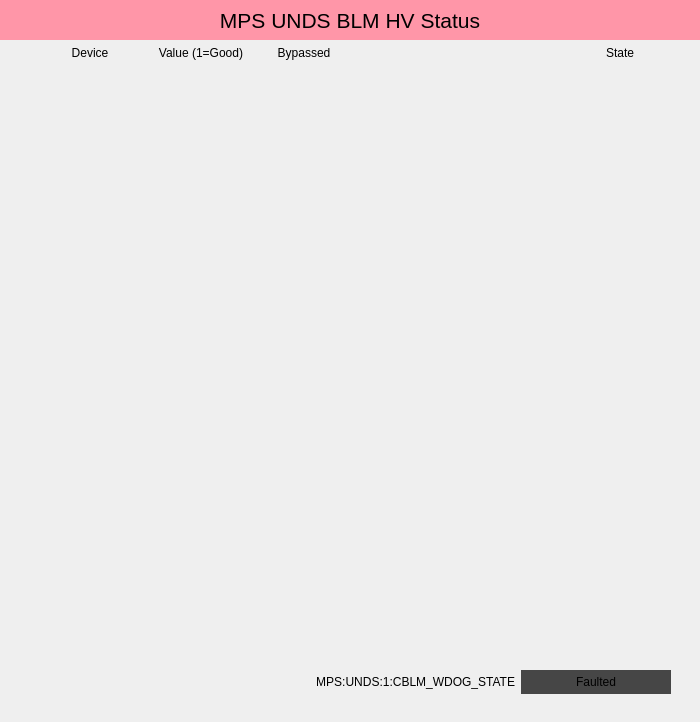
<?xml version="1.0" encoding="UTF-8"?>
<ui version="4.0">
 <class>Form</class>
 <widget class="QWidget" name="Form">
  <property name="geometry">
   <rect>
    <x>0</x>
    <y>0</y>
    <width>700</width>
    <height>722</height>
   </rect>
  </property>
  <property name="windowTitle">
   <string>Form</string>
  </property>
  <property name="styleSheet">
   <string notr="true"/>
  </property>
  <widget class="QFrame" name="frame">
   <property name="geometry">
    <rect>
     <x>20</x>
     <y>60</y>
     <width>661</width>
     <height>602</height>
    </rect>
   </property>
   <property name="styleSheet">
    <string notr="true"/>
   </property>
   <property name="frameShape">
    <enum>QFrame::NoFrame</enum>
   </property>
   <property name="frameShadow">
    <enum>QFrame::Plain</enum>
   </property>
   <widget class="PyDMEmbeddedDisplay" name="PyDMEmbeddedDisplay">
    <property name="geometry">
     <rect>
      <x>10</x>
      <y>4</y>
      <width>641</width>
      <height>26</height>
     </rect>
    </property>
    <property name="toolTip">
     <string/>
    </property>
    <property name="frameShape">
     <enum>QFrame::NoFrame</enum>
    </property>
    <property name="macros" stdset="0">
     <string>{&quot;DEVICE&quot;:&quot;CBLM:UNDS:2610&quot;}</string>
    </property>
    <property name="filename" stdset="0">
     <string>mps_wdog_inline.ui</string>
    </property>
   </widget>
   <widget class="PyDMEmbeddedDisplay" name="PyDMEmbeddedDisplay_2">
    <property name="geometry">
     <rect>
      <x>10</x>
      <y>30</y>
      <width>641</width>
      <height>26</height>
     </rect>
    </property>
    <property name="toolTip">
     <string/>
    </property>
    <property name="frameShape">
     <enum>QFrame::NoFrame</enum>
    </property>
    <property name="macros" stdset="0">
     <string>{&quot;DEVICE&quot;:&quot;CBLM:UNDS:2710&quot;}</string>
    </property>
    <property name="filename" stdset="0">
     <string>mps_wdog_inline.ui</string>
    </property>
   </widget>
   <widget class="PyDMEmbeddedDisplay" name="PyDMEmbeddedDisplay_3">
    <property name="geometry">
     <rect>
      <x>10</x>
      <y>56</y>
      <width>641</width>
      <height>26</height>
     </rect>
    </property>
    <property name="toolTip">
     <string/>
    </property>
    <property name="frameShape">
     <enum>QFrame::NoFrame</enum>
    </property>
    <property name="macros" stdset="0">
     <string>{&quot;DEVICE&quot;:&quot;CBLM:UNDS:2810&quot;}</string>
    </property>
    <property name="filename" stdset="0">
     <string>mps_wdog_inline.ui</string>
    </property>
   </widget>
   <widget class="PyDMEmbeddedDisplay" name="PyDMEmbeddedDisplay_4">
    <property name="geometry">
     <rect>
      <x>10</x>
      <y>82</y>
      <width>641</width>
      <height>26</height>
     </rect>
    </property>
    <property name="toolTip">
     <string/>
    </property>
    <property name="frameShape">
     <enum>QFrame::NoFrame</enum>
    </property>
    <property name="macros" stdset="0">
     <string>{&quot;DEVICE&quot;:&quot;CBLM:UNDS:2910&quot;}</string>
    </property>
    <property name="filename" stdset="0">
     <string>mps_wdog_inline.ui</string>
    </property>
   </widget>
   <widget class="PyDMEmbeddedDisplay" name="PyDMEmbeddedDisplay_5">
    <property name="geometry">
     <rect>
      <x>10</x>
      <y>108</y>
      <width>641</width>
      <height>26</height>
     </rect>
    </property>
    <property name="toolTip">
     <string/>
    </property>
    <property name="frameShape">
     <enum>QFrame::NoFrame</enum>
    </property>
    <property name="macros" stdset="0">
     <string>{&quot;DEVICE&quot;:&quot;CBLM:UNDS:3010&quot;}</string>
    </property>
    <property name="filename" stdset="0">
     <string>mps_wdog_inline.ui</string>
    </property>
   </widget>
   <widget class="PyDMEmbeddedDisplay" name="PyDMEmbeddedDisplay_6">
    <property name="geometry">
     <rect>
      <x>10</x>
      <y>134</y>
      <width>641</width>
      <height>26</height>
     </rect>
    </property>
    <property name="toolTip">
     <string/>
    </property>
    <property name="frameShape">
     <enum>QFrame::NoFrame</enum>
    </property>
    <property name="macros" stdset="0">
     <string>{&quot;DEVICE&quot;:&quot;CBLM:UNDS:3110&quot;}</string>
    </property>
    <property name="filename" stdset="0">
     <string>mps_wdog_inline.ui</string>
    </property>
   </widget>
   <widget class="PyDMEmbeddedDisplay" name="PyDMEmbeddedDisplay_7">
    <property name="geometry">
     <rect>
      <x>10</x>
      <y>160</y>
      <width>641</width>
      <height>26</height>
     </rect>
    </property>
    <property name="toolTip">
     <string/>
    </property>
    <property name="frameShape">
     <enum>QFrame::NoFrame</enum>
    </property>
    <property name="macros" stdset="0">
     <string>{&quot;DEVICE&quot;:&quot;CBLM:UNDS:3210&quot;}</string>
    </property>
    <property name="filename" stdset="0">
     <string>mps_wdog_inline.ui</string>
    </property>
   </widget>
   <widget class="PyDMEmbeddedDisplay" name="PyDMEmbeddedDisplay_8">
    <property name="geometry">
     <rect>
      <x>10</x>
      <y>186</y>
      <width>641</width>
      <height>26</height>
     </rect>
    </property>
    <property name="toolTip">
     <string/>
    </property>
    <property name="frameShape">
     <enum>QFrame::NoFrame</enum>
    </property>
    <property name="macros" stdset="0">
     <string>{&quot;DEVICE&quot;:&quot;CBLM:UNDS:3310&quot;}</string>
    </property>
    <property name="filename" stdset="0">
     <string>mps_wdog_inline.ui</string>
    </property>
   </widget>
   <widget class="PyDMEmbeddedDisplay" name="PyDMEmbeddedDisplay_9">
    <property name="geometry">
     <rect>
      <x>10</x>
      <y>212</y>
      <width>641</width>
      <height>26</height>
     </rect>
    </property>
    <property name="toolTip">
     <string/>
    </property>
    <property name="frameShape">
     <enum>QFrame::NoFrame</enum>
    </property>
    <property name="macros" stdset="0">
     <string>{&quot;DEVICE&quot;:&quot;CBLM:UNDS:3410&quot;}</string>
    </property>
    <property name="filename" stdset="0">
     <string>mps_wdog_inline.ui</string>
    </property>
   </widget>
   <widget class="PyDMEmbeddedDisplay" name="PyDMEmbeddedDisplay_10">
    <property name="geometry">
     <rect>
      <x>10</x>
      <y>238</y>
      <width>641</width>
      <height>26</height>
     </rect>
    </property>
    <property name="toolTip">
     <string/>
    </property>
    <property name="frameShape">
     <enum>QFrame::NoFrame</enum>
    </property>
    <property name="macros" stdset="0">
     <string>{&quot;DEVICE&quot;:&quot;CBLM:UNDS:3510&quot;}</string>
    </property>
    <property name="filename" stdset="0">
     <string>mps_wdog_inline.ui</string>
    </property>
   </widget>
   <widget class="PyDMEmbeddedDisplay" name="PyDMEmbeddedDisplay_11">
    <property name="geometry">
     <rect>
      <x>10</x>
      <y>264</y>
      <width>641</width>
      <height>26</height>
     </rect>
    </property>
    <property name="toolTip">
     <string/>
    </property>
    <property name="frameShape">
     <enum>QFrame::NoFrame</enum>
    </property>
    <property name="macros" stdset="0">
     <string>{&quot;DEVICE&quot;:&quot;CBLM:UNDS:3610&quot;}</string>
    </property>
    <property name="filename" stdset="0">
     <string>mps_wdog_inline.ui</string>
    </property>
   </widget>
   <widget class="PyDMEmbeddedDisplay" name="PyDMEmbeddedDisplay_12">
    <property name="geometry">
     <rect>
      <x>10</x>
      <y>290</y>
      <width>641</width>
      <height>26</height>
     </rect>
    </property>
    <property name="toolTip">
     <string/>
    </property>
    <property name="frameShape">
     <enum>QFrame::NoFrame</enum>
    </property>
    <property name="macros" stdset="0">
     <string>{&quot;DEVICE&quot;:&quot;CBLM:UNDS:3710&quot;}</string>
    </property>
    <property name="filename" stdset="0">
     <string>mps_wdog_inline.ui</string>
    </property>
   </widget>
   <widget class="PyDMEmbeddedDisplay" name="PyDMEmbeddedDisplay_13">
    <property name="geometry">
     <rect>
      <x>10</x>
      <y>316</y>
      <width>641</width>
      <height>26</height>
     </rect>
    </property>
    <property name="toolTip">
     <string/>
    </property>
    <property name="frameShape">
     <enum>QFrame::NoFrame</enum>
    </property>
    <property name="macros" stdset="0">
     <string>{&quot;DEVICE&quot;:&quot;CBLM:UNDS:3810&quot;}</string>
    </property>
    <property name="filename" stdset="0">
     <string>mps_wdog_inline.ui</string>
    </property>
   </widget>
   <widget class="PyDMEmbeddedDisplay" name="PyDMEmbeddedDisplay_14">
    <property name="geometry">
     <rect>
      <x>10</x>
      <y>342</y>
      <width>641</width>
      <height>26</height>
     </rect>
    </property>
    <property name="toolTip">
     <string/>
    </property>
    <property name="frameShape">
     <enum>QFrame::NoFrame</enum>
    </property>
    <property name="macros" stdset="0">
     <string>{&quot;DEVICE&quot;:&quot;CBLM:UNDS:3910&quot;}</string>
    </property>
    <property name="filename" stdset="0">
     <string>mps_wdog_inline.ui</string>
    </property>
   </widget>
   <widget class="PyDMEmbeddedDisplay" name="PyDMEmbeddedDisplay_15">
    <property name="geometry">
     <rect>
      <x>10</x>
      <y>368</y>
      <width>641</width>
      <height>26</height>
     </rect>
    </property>
    <property name="toolTip">
     <string/>
    </property>
    <property name="frameShape">
     <enum>QFrame::NoFrame</enum>
    </property>
    <property name="macros" stdset="0">
     <string>{&quot;DEVICE&quot;:&quot;CBLM:UNDS:4010&quot;}</string>
    </property>
    <property name="filename" stdset="0">
     <string>mps_wdog_inline.ui</string>
    </property>
   </widget>
   <widget class="PyDMEmbeddedDisplay" name="PyDMEmbeddedDisplay_16">
    <property name="geometry">
     <rect>
      <x>10</x>
      <y>394</y>
      <width>641</width>
      <height>26</height>
     </rect>
    </property>
    <property name="toolTip">
     <string/>
    </property>
    <property name="frameShape">
     <enum>QFrame::NoFrame</enum>
    </property>
    <property name="macros" stdset="0">
     <string>{&quot;DEVICE&quot;:&quot;CBLM:UNDS:4110&quot;}</string>
    </property>
    <property name="filename" stdset="0">
     <string>mps_wdog_inline.ui</string>
    </property>
   </widget>
   <widget class="PyDMEmbeddedDisplay" name="PyDMEmbeddedDisplay_18">
    <property name="geometry">
     <rect>
      <x>10</x>
      <y>420</y>
      <width>641</width>
      <height>26</height>
     </rect>
    </property>
    <property name="toolTip">
     <string/>
    </property>
    <property name="frameShape">
     <enum>QFrame::NoFrame</enum>
    </property>
    <property name="macros" stdset="0">
     <string>{&quot;DEVICE&quot;:&quot;CBLM:UNDS:4210&quot;}</string>
    </property>
    <property name="filename" stdset="0">
     <string>mps_wdog_inline.ui</string>
    </property>
   </widget>
   <widget class="PyDMEmbeddedDisplay" name="PyDMEmbeddedDisplay_19">
    <property name="geometry">
     <rect>
      <x>10</x>
      <y>446</y>
      <width>641</width>
      <height>26</height>
     </rect>
    </property>
    <property name="toolTip">
     <string/>
    </property>
    <property name="frameShape">
     <enum>QFrame::NoFrame</enum>
    </property>
    <property name="macros" stdset="0">
     <string>{&quot;DEVICE&quot;:&quot;CBLM:UNDS:4310&quot;}</string>
    </property>
    <property name="filename" stdset="0">
     <string>mps_wdog_inline.ui</string>
    </property>
   </widget>
   <widget class="PyDMEmbeddedDisplay" name="PyDMEmbeddedDisplay_20">
    <property name="geometry">
     <rect>
      <x>10</x>
      <y>472</y>
      <width>641</width>
      <height>26</height>
     </rect>
    </property>
    <property name="toolTip">
     <string/>
    </property>
    <property name="frameShape">
     <enum>QFrame::NoFrame</enum>
    </property>
    <property name="macros" stdset="0">
     <string>{&quot;DEVICE&quot;:&quot;CBLM:UNDS:4410&quot;}</string>
    </property>
    <property name="filename" stdset="0">
     <string>mps_wdog_inline.ui</string>
    </property>
   </widget>
   <widget class="PyDMEmbeddedDisplay" name="PyDMEmbeddedDisplay_21">
    <property name="geometry">
     <rect>
      <x>10</x>
      <y>498</y>
      <width>641</width>
      <height>26</height>
     </rect>
    </property>
    <property name="toolTip">
     <string/>
    </property>
    <property name="frameShape">
     <enum>QFrame::NoFrame</enum>
    </property>
    <property name="macros" stdset="0">
     <string>{&quot;DEVICE&quot;:&quot;CBLM:UNDS:4510&quot;}</string>
    </property>
    <property name="filename" stdset="0">
     <string>mps_wdog_inline.ui</string>
    </property>
   </widget>
   <widget class="PyDMEmbeddedDisplay" name="PyDMEmbeddedDisplay_22">
    <property name="geometry">
     <rect>
      <x>10</x>
      <y>524</y>
      <width>641</width>
      <height>26</height>
     </rect>
    </property>
    <property name="toolTip">
     <string/>
    </property>
    <property name="frameShape">
     <enum>QFrame::NoFrame</enum>
    </property>
    <property name="macros" stdset="0">
     <string>{&quot;DEVICE&quot;:&quot;CBLM:UNDS:4610&quot;}</string>
    </property>
    <property name="filename" stdset="0">
     <string>mps_wdog_inline.ui</string>
    </property>
   </widget>
   <widget class="PyDMEmbeddedDisplay" name="PyDMEmbeddedDisplay_23">
    <property name="geometry">
     <rect>
      <x>10</x>
      <y>550</y>
      <width>641</width>
      <height>26</height>
     </rect>
    </property>
    <property name="toolTip">
     <string/>
    </property>
    <property name="frameShape">
     <enum>QFrame::NoFrame</enum>
    </property>
    <property name="macros" stdset="0">
     <string>{&quot;DEVICE&quot;:&quot;CBLM:UNDS:4710&quot;}</string>
    </property>
    <property name="filename" stdset="0">
     <string>mps_wdog_inline.ui</string>
    </property>
   </widget>
   <widget class="PyDMEmbeddedDisplay" name="PyDMEmbeddedDisplay_24">
    <property name="geometry">
     <rect>
      <x>10</x>
      <y>576</y>
      <width>641</width>
      <height>26</height>
     </rect>
    </property>
    <property name="toolTip">
     <string/>
    </property>
    <property name="frameShape">
     <enum>QFrame::NoFrame</enum>
    </property>
    <property name="macros" stdset="0">
     <string>{&quot;DEVICE&quot;:&quot;CBLM:UNDS:4810&quot;}</string>
    </property>
    <property name="filename" stdset="0">
     <string>mps_wdog_inline.ui</string>
    </property>
   </widget>
  </widget>
  <widget class="QLabel" name="label">
   <property name="geometry">
    <rect>
     <x>0</x>
     <y>0</y>
     <width>700</width>
     <height>40</height>
    </rect>
   </property>
   <property name="font">
    <font>
     <pointsize>16</pointsize>
    </font>
   </property>
   <property name="styleSheet">
    <string notr="true">background-color: rgb(255, 150, 168);</string>
   </property>
   <property name="text">
    <string notr="true">MPS UNDS BLM HV Status</string>
   </property>
   <property name="alignment">
    <set>Qt::AlignCenter</set>
   </property>
  </widget>
  <widget class="PyDMDrawingImage" name="PyDMDrawingImage">
   <property name="geometry">
    <rect>
     <x>10</x>
     <y>672</y>
     <width>250</width>
     <height>50</height>
    </rect>
   </property>
   <property name="toolTip">
    <string/>
   </property>
   <property name="filename" stdset="0">
    <string>lcls_mps_lockup_sidebyside_digital.png</string>
   </property>
  </widget>
  <widget class="PyDMLabel" name="PyDMLabel_3">
   <property name="geometry">
    <rect>
     <x>521</x>
     <y>670</y>
     <width>150</width>
     <height>24</height>
    </rect>
   </property>
   <property name="toolTip">
    <string/>
   </property>
   <property name="styleSheet">
    <string notr="true">background-color: rgb(70, 70, 70);</string>
   </property>
   <property name="text">
    <string>Faulted</string>
   </property>
   <property name="alignment">
    <set>Qt::AlignCenter</set>
   </property>
   <property name="precisionFromPV" stdset="0">
    <bool>false</bool>
   </property>
   <property name="alarmSensitiveContent" stdset="0">
    <bool>true</bool>
   </property>
   <property name="channel" stdset="0">
    <string>ca://MPS:UNDS:1:CBLM_WDOG_STATE</string>
   </property>
  </widget>
  <widget class="QLabel" name="label_2">
   <property name="geometry">
    <rect>
     <x>290</x>
     <y>670</y>
     <width>225</width>
     <height>24</height>
    </rect>
   </property>
   <property name="text">
    <string>MPS:UNDS:1:CBLM_WDOG_STATE</string>
   </property>
   <property name="alignment">
    <set>Qt::AlignRight|Qt::AlignTrailing|Qt::AlignVCenter</set>
   </property>
  </widget>
  <widget class="QLabel" name="label_3">
   <property name="geometry">
    <rect>
     <x>30</x>
     <y>45</y>
     <width>120</width>
     <height>15</height>
    </rect>
   </property>
   <property name="text">
    <string>Device</string>
   </property>
   <property name="alignment">
    <set>Qt::AlignCenter</set>
   </property>
  </widget>
  <widget class="QLabel" name="label_4">
   <property name="geometry">
    <rect>
     <x>151</x>
     <y>45</y>
     <width>100</width>
     <height>15</height>
    </rect>
   </property>
   <property name="text">
    <string>Value (1=Good)</string>
   </property>
   <property name="alignment">
    <set>Qt::AlignCenter</set>
   </property>
  </widget>
  <widget class="QLabel" name="label_5">
   <property name="geometry">
    <rect>
     <x>254</x>
     <y>45</y>
     <width>100</width>
     <height>15</height>
    </rect>
   </property>
   <property name="text">
    <string>Bypassed</string>
   </property>
   <property name="alignment">
    <set>Qt::AlignCenter</set>
   </property>
  </widget>
  <widget class="QLabel" name="label_6">
   <property name="geometry">
    <rect>
     <x>570</x>
     <y>45</y>
     <width>100</width>
     <height>15</height>
    </rect>
   </property>
   <property name="text">
    <string>State</string>
   </property>
   <property name="alignment">
    <set>Qt::AlignCenter</set>
   </property>
  </widget>
 </widget>
 <customwidgets>
  <customwidget>
   <class>PyDMLabel</class>
   <extends>QLabel</extends>
   <header>pydm.widgets.label</header>
  </customwidget>
  <customwidget>
   <class>PyDMEmbeddedDisplay</class>
   <extends>QFrame</extends>
   <header>pydm.widgets.embedded_display</header>
  </customwidget>
  <customwidget>
   <class>PyDMDrawingImage</class>
   <extends>QWidget</extends>
   <header>pydm.widgets.drawing</header>
  </customwidget>
 </customwidgets>
 <resources/>
 <connections/>
</ui>
